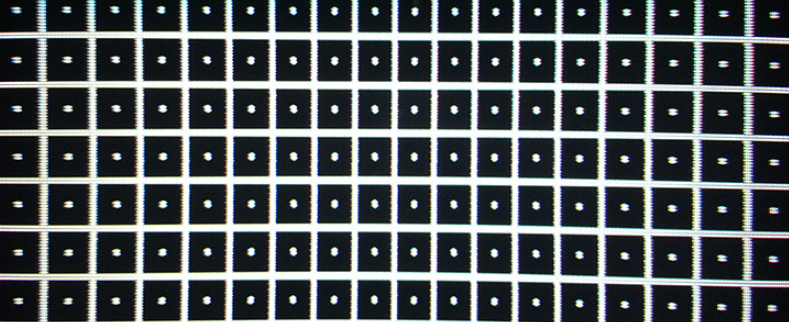
#> input picture image4.PNG, 789 x 322 px, found by its file name
$ python test.py
#> lines starting #> are read from the running program, lines starting #| are printed output that depends on the picture; after the words box and inside, x2 and y2 are one past the last pixel; in counts of white or black regions, pixels touching at a corner belong together
import cv2
import numpy as np
from scipy.interpolate import splprep, splev


def pre_process_image(image_path):
#> called with image_path = 'image4.png'
    image = cv2.imread(image_path, cv2.IMREAD_GRAYSCALE)
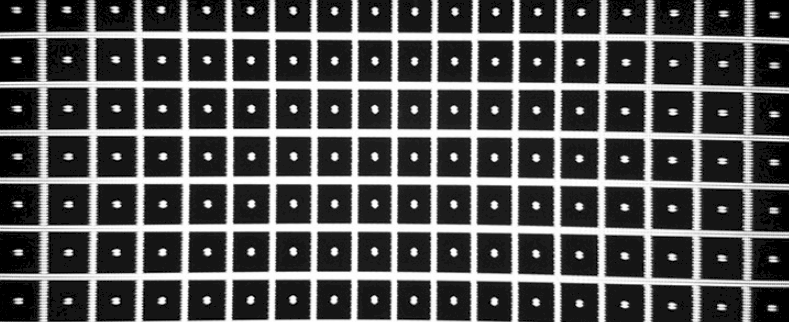
#> image: shape (322, 789); min 0, max 255, mean 85.4
    blurred = cv2.GaussianBlur(image, (5, 5), 0)
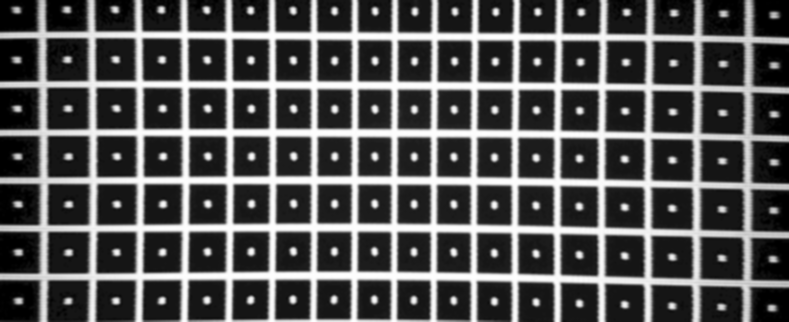
#> blurred: shape (322, 789); min 0, max 255, mean 85.4
    _, threshold = cv2.threshold(blurred, 100, 255, cv2.THRESH_BINARY)
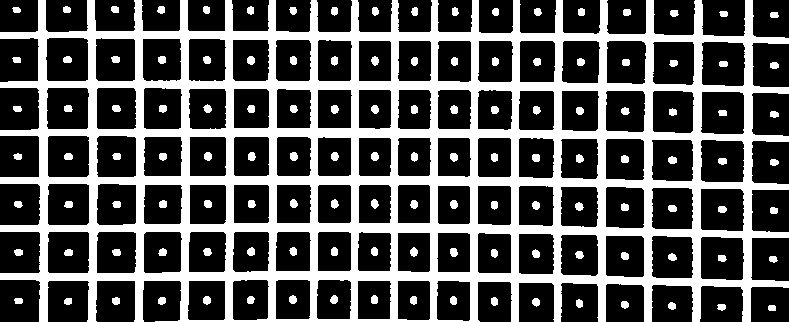
#> threshold: shape (322, 789); 32.9% white; 127 white regions, largest, box (x1, y1, x2, y2) and area: (0, 0, 789, 322) 76954, (290, 152, 298, 161) 60, (247, 56, 255, 65) 59
    cv2.imshow("thresh", threshold)
    return threshold


def detect_edges(image):
    return cv2.Canny(image, 50, 200)
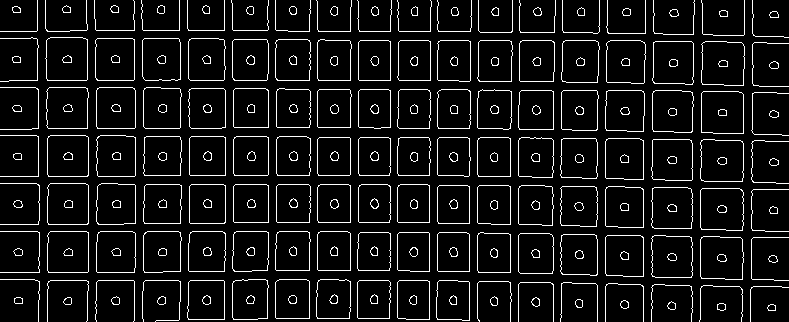
#> returned value: shape (322, 789); 7.9% white in thin lines or dots


def find_contours(edge_image):
    contours, _ = cv2.findContours(edge_image, cv2.RETR_EXTERNAL, cv2.CHAIN_APPROX_SIMPLE)
#> contours = 165 contours, 39 with area under 20; largest, box (x1, y1, x2, y2) and area: (701, 41, 745, 86) 1798, (700, 236, 744, 280) 1762, (700, 188, 744, 231) 1759, (45, 37, 88, 81) 1750, (701, 91, 744, 134) 1744
    return contours


def fit_cubic_spline(contour, smoothing=0.1):
    points = contour[:, 0, :]
    tck, u = splprep([points[:, 0], points[:, 1]], s=smoothing, k=3)
    spline_points = np.column_stack(splev(u, tck)).astype(np.int32)
    return spline_points


def is_vertical_line(points):
    rect = cv2.minAreaRect(points)
    width, height = rect[1]

    return height >= width


def process_image(image_path, min_contour_length=30):
    pre_processed_image = pre_process_image(image_path)
    edge_image = detect_edges(pre_processed_image)
    contours = find_contours(edge_image)

    image_color = cv2.cvtColor(pre_processed_image, cv2.COLOR_GRAY2BGR)

    for contour in contours:
        contour_length = cv2.arcLength(contour, closed=False)

        if len(contour) > 3 and contour_length >= min_contour_length:
            cubic_spline_points = fit_cubic_spline(contour)

            if is_vertical_line(cubic_spline_points):
                line_color = (0, 0, 255)  # Red for vertical lines
            else:
                line_color = (0, 255, 0)  # Green for horizontal lines

            cv2.polylines(image_color, [cubic_spline_points], False, line_color, 2)
#> this loop made 165 passes
#> (contour_length, u in fit_cubic_spline, rect in is_vertical_line, width in is_vertical_line, height in is_vertical_line, line_color) on passes 39, 40, 59: (112.1, [0, 0.0252, 0.346, 0.359, 0.636, 0.966, 0.978, 0.987, 1], ((452.5, 251.4), (39.99, 32.04), -88.49), 39.99, 32.04, (0, 255, 0)), (110.1, [0, 0.0257, 0.344, 0.357, 0.456, 0.469, 0.642, 0.987, 1], ((412.5, 251.1), (39.01, 32.04), -88.53), 39.01, 32.04, (0, 255, 0)), (109.7, [0, 0.0258, 0.336, 0.349, 0.358, 0.641, 0.978, 0.987, 1], ((452, 203.5), (39, 32), -90), 39, 32, (0, 255, 0))
#> (contour_length, rect in is_vertical_line, width in is_vertical_line, height in is_vertical_line, line_color) on passes 12 to 17: (115.9, ((760, 294.3), (50.33, 24.36), -40.97), 50.33, 24.36, (0, 255, 0)), (216.4, ((720, 302), (36, 44), -90), 36, 44, (0, 0, 255)), (222.1, ((671, 302), (36, 42), -90), 36, 42, (0, 0, 255)), (212, ((623.1, 301.4), (38.07, 38.99), -88.45), 38.07, 38.99, (0, 0, 255)), (217.2, ((578, 301), (39.07, 37.01), -88.45), 39.07, 37.01, (0, 255, 0)), (190.7, ((535, 300.5), (39, 36), -90), 39, 36, (0, 255, 0))
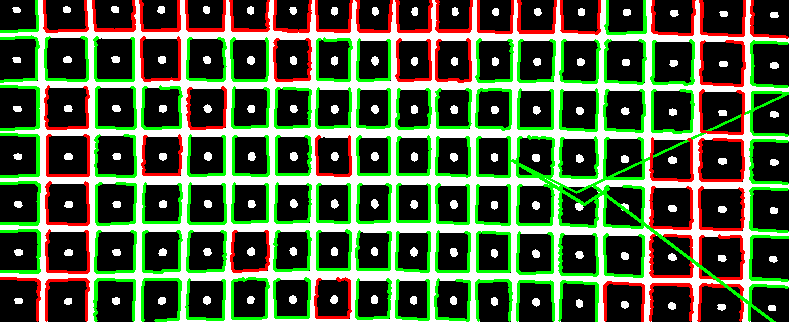
#> image_color: shape (322, 789, 3); mean B, G, R 63.7, 95.6, 78.5

    return image_color


if __name__ == "__main__":
    input_image_path = "image4.png"
    output_image_path = "output_image.png"

    result_image = process_image(input_image_path)
    cv2.imwrite(output_image_path, result_image)

$ run again, with image5.png copied over image4.PNG
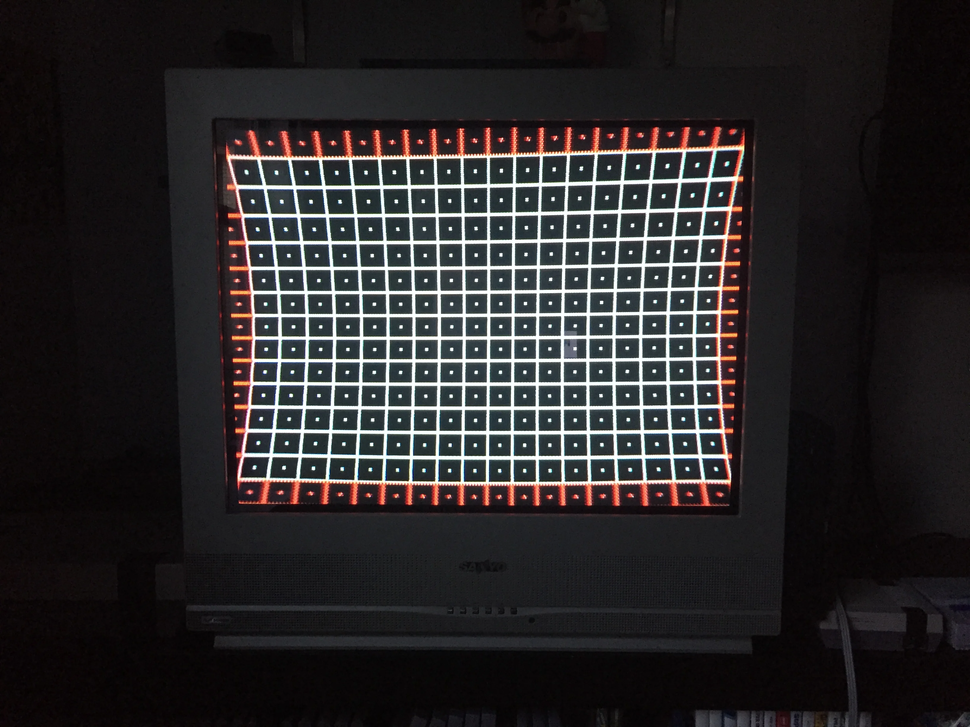
#> input picture image5.png, 970 x 727 px, shrunk from 3264 x 2448 before the run, found by its file name
#> in pre_process_image, `_, threshold = cv2.threshold(blurred, 100, 255, cv2.THRESH_BINARY)`:
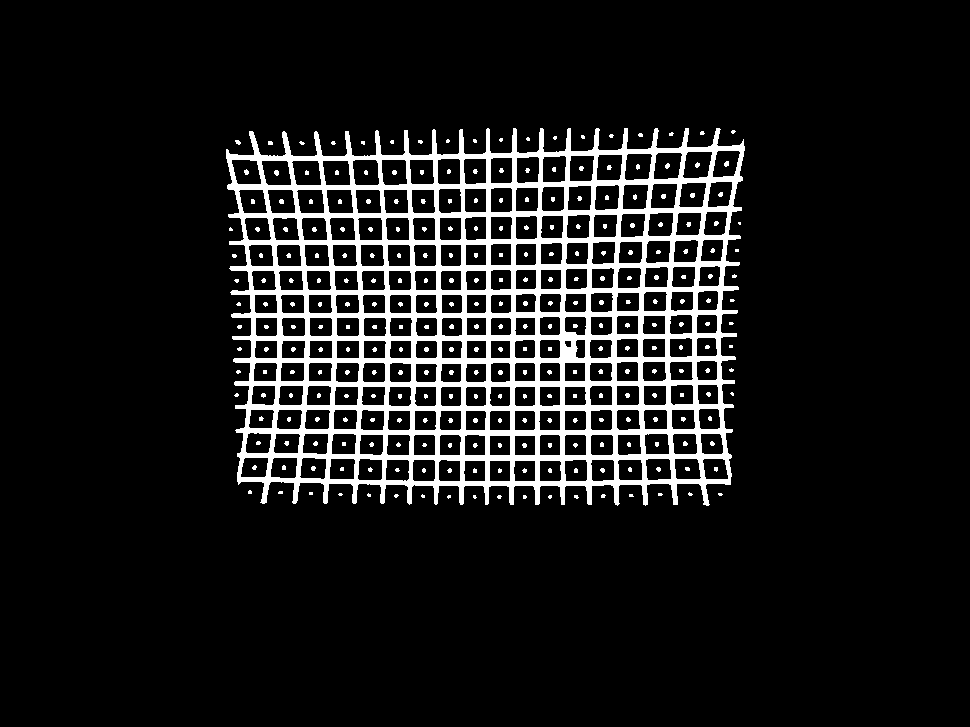
#> threshold: shape (727, 970); 9.9% white; 286 white regions (242 under 20 px), largest, box (x1, y1, x2, y2) and area: (226, 128, 745, 506) 64978, (724, 161, 729, 167) 24, (274, 170, 279, 176) 24
#> in find_contours, `contours, _ = cv2.findContours(edge_image, cv2.RETR_EXTERNAL, cv2.CHAI..`: contours = 289 contours, 52 with area under 20; largest, box (x1, y1, x2, y2) and area: (653, 152, 682, 179) 632, (683, 151, 712, 178) 628, (624, 153, 652, 180) 613, (292, 160, 321, 185) 606, (261, 160, 291, 185) 601
#> the loop in process_image, `for contour in contours:` made 289 passes
#> (contour_length, u in fit_cubic_spline, rect in is_vertical_line, width in is_vertical_line, height in is_vertical_line, line_color) on passes 21, 37, 38: (60.66, [0, 0.0466, 0.327, 0.35, 0.663, 0.977, 1], ((498.9, 469.5), (20.97, 20.02), -3.01), 20.97, 20.02, (0, 255, 0)), (58.66, [0, 0.0482, 0.321, 0.345, 0.669, 0.976, 1], ((523.9, 444), (20.97, 19.03), -3.18), 20.97, 19.03, (0, 255, 0)), (58.66, [0, 0.0482, 0.321, 0.345, 0.669, 0.976, 1], ((498.9, 444), (20.97, 19.03), -3.18), 20.97, 19.03, (0, 255, 0))
#> after the loop in process_image, `for contour in contours:`:
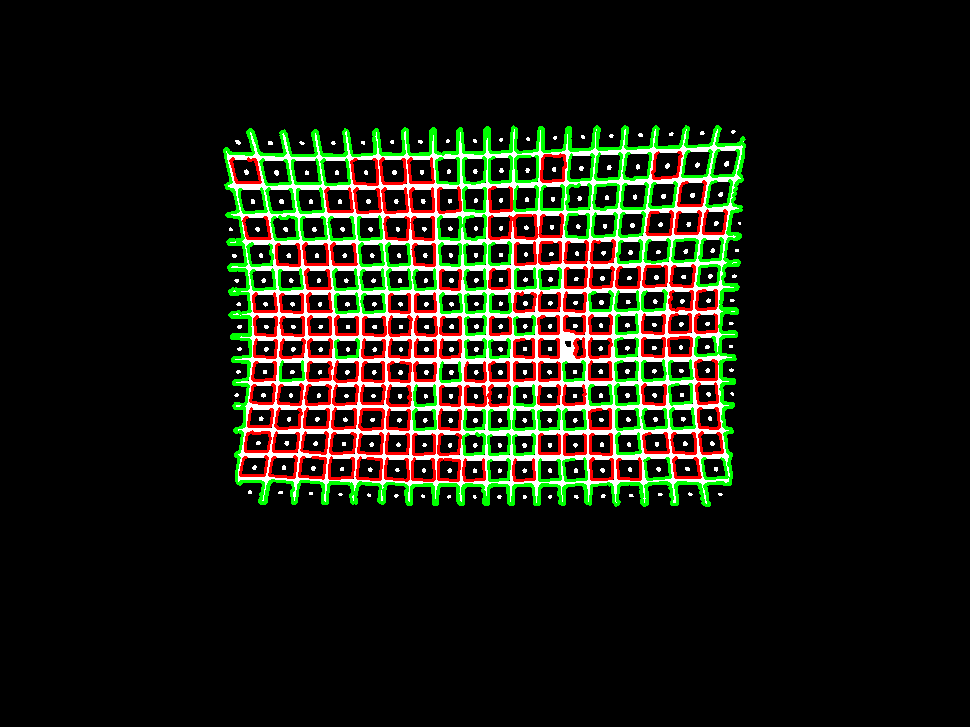
#> image_color: shape (727, 970, 3); mean B, G, R 16, 27.3, 25.6
